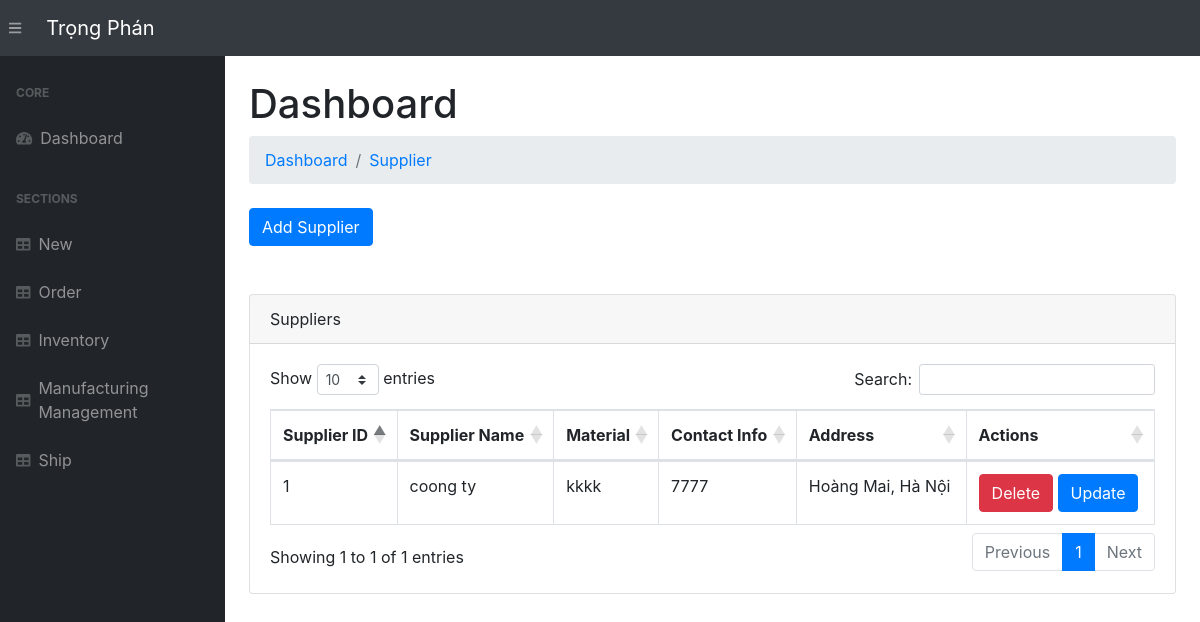
Before: /supplier/ with the older database file.
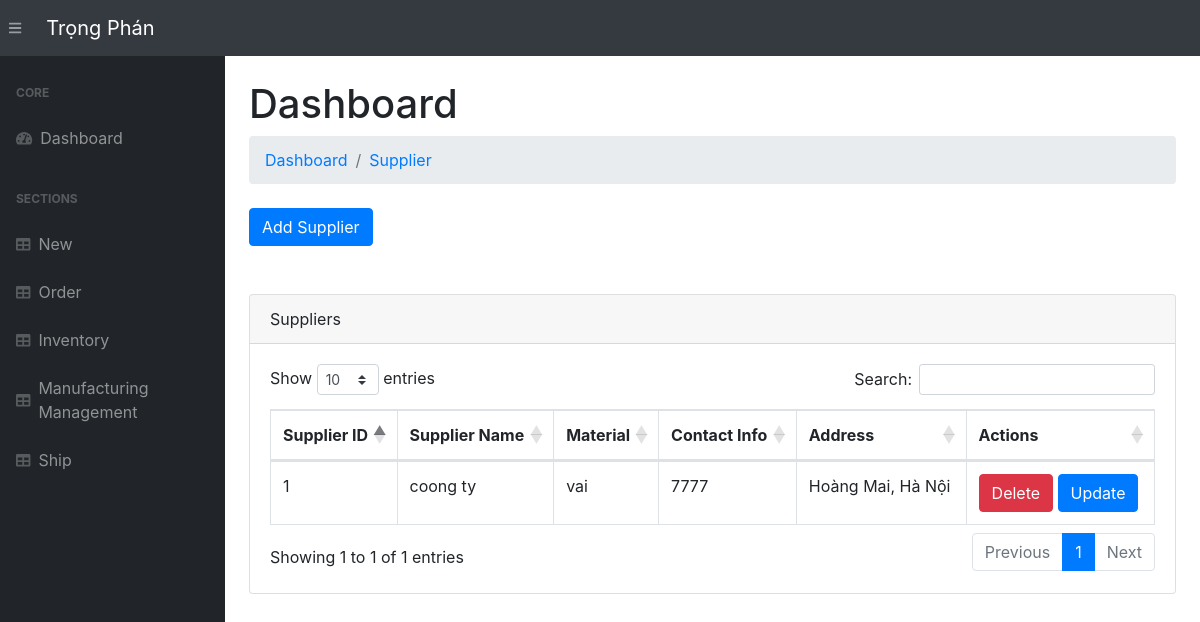
After: the same page with the newer database file.
### app.py (models this page shows, shortened)
class Supplier(db.Model):
    __tablename__    = 'supplier'
    supplier_id      = db.Column(db.Integer, primary_key=True)
    sup_name         = db.Column(db.String(255), nullable=False)
    sup_contact_info = db.Column(db.String(255), nullable=False)
    sup_address      = db.Column(db.String(255), nullable=False)
    sup_material_id = db.Column(db.Integer, db.ForeignKey('material.material_id'))  # Sửa lại tên khóa ngoại
    material = db.relationship('Material', backref='supplier')

class Material(db.Model):
    __tablename__ = 'material'
    material_id = db.Column(db.Integer, primary_key=True)
    material_name = db.Column(db.String(255), nullable=False)
    material_description = db.Column(db.String(255))
    quantity_in_stock = db.Column(db.Integer, default=0)
    reorder_level = db.Column(db.Integer, default=10)

### app.py (the view, shortened to what this page needs)
@app.route('/supplier/', methods=["POST", "GET"])
def viewSupplier():
    materials=Material.query.all()
    suppliers = Supplier.query.all()
    return render_template("supplier.html", suppliers=suppliers,materials=materials)  # Trả về template danh sách nhà cung cấp

### templates/supplier.html (shortened to what this page needs)
{% extends 'base.html' %}
{% block content %}
<main>
    <div class="container-fluid">
        <h1 class="mt-4">Dashboard</h1>
        <ol class="breadcrumb mb-4">
            <li class="breadcrumb-item"><a href="/">Dashboard</a></li>
            <li class="breadcrumb-item"><a href="/supplier/">Supplier</a></li>
        </ol>
        <a class="btn btn-primary" href="/add-supplier/">
            Add Supplier
        </a>
        <br>
        <br>
        <br>
        <div class="card mb-4">
            <div class="card-header">Suppliers</div>
            <div class="card-body">
                <table class="table table-bordered" id="dataTable" width="100%" cellspacing="0">
                    <thead>
                        <tr>
                            <th>Supplier ID</th>
                            <th>Supplier Name</th>
                            <th>Material</th>
                            <th>Contact Info</th>
                            <th>Address</th>
                            <th>Actions</th>
                        </tr>
                    </thead>
                    <tbody>
                        {% for supplier in suppliers %}
                        <tr>
                            <td>{{ supplier.supplier_id }}</td>
                            <td>{{ supplier.sup_name }}</td>
                            <td>{{ supplier.material.material_name }}</td>
                            <td>{{ supplier.sup_contact_info }}</td>
                            <td>{{ supplier.sup_address }}</td>
                            <td>
                                <div style="display: inline-block;">
                                    <form action="/delete-supplier/{{ supplier.supplier_id }}" method="POST" style="display:inline;">
                                        <button type="submit" class="btn btn-danger" onclick="return confirmDelete()">Delete</button>
                                    </form>
                                    <a class="btn btn-primary" href="/update-supplier/{{ supplier.supplier_id }}">Update</a>
                                </div>
                            </td>
                        </tr>
                        {% endfor %}
                    </tbody>
                </table>
            </div>
        </div>
    </div>
</main>
{% endblock %}

Changed rows visible on the page:
changed through a linked row, Supplier "coong ty": material.material_name "kkkk" → "vai"
